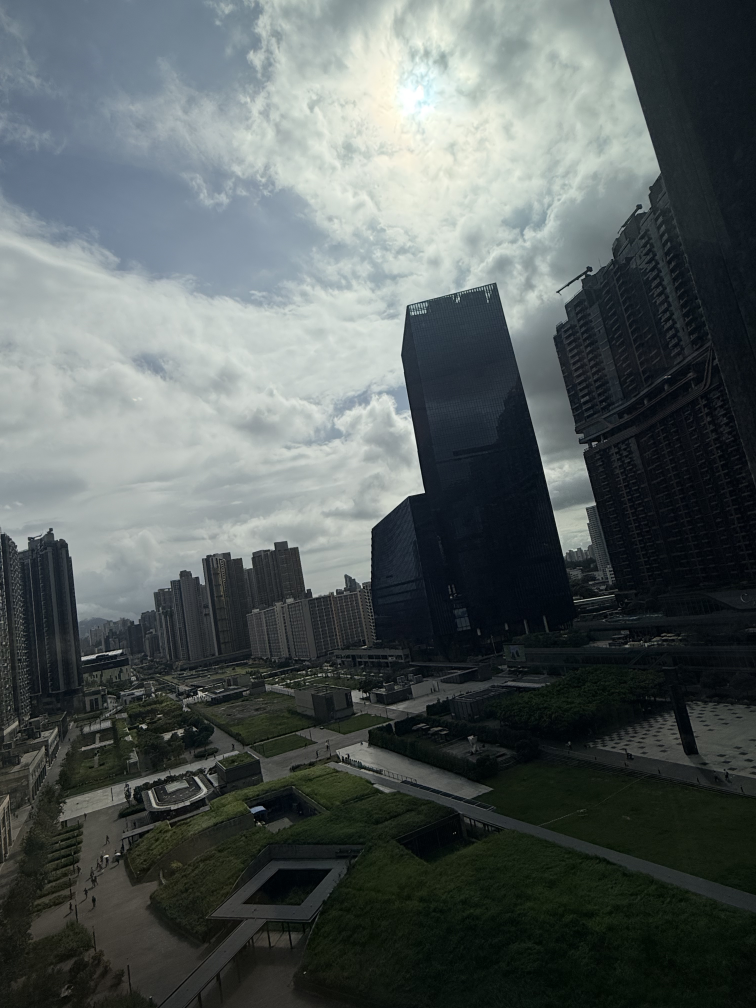
#> input picture original/IMG_3418.jpg, 3024 x 4032 px, given in place of original, which was not available (shown at 1/4 size)
$ python preview_modes.py ../original
#> lines starting #> are read from the running program, lines starting #| are printed output that depends on the picture; pictures that were not available may be replaced by others from this repository, and a replacement may not be noted
### src/preprocessing/image_preprocessor.py
import io
import os

import numpy as np
from PIL import Image, ImageOps

from src.exceptions.preprocessing_error import PreprocessingError
from .preprocessing_config import PreprocessingConfig


class ImagePreprocessor:
    """Decode, orient, composite and resize images through one shared route."""

    def __init__(self, config=None):
        self.config = config if config is not None else PreprocessingConfig()

    def load_image(self, source):
        """Return a detached PIL image; do not resize or close caller streams."""
        try:
            if isinstance(source, Image.Image):
                source.load()
                return source.copy()
            if isinstance(source, (str, os.PathLike)):
                with Image.open(source) as image:
                    image.load()
                    return image.copy()
            if isinstance(source, (bytes, bytearray, memoryview)):
                data = bytes(source)
            elif hasattr(source, "read") and hasattr(source, "seek"):
                source.seek(0)
                data = source.read()
                if not isinstance(data, (bytes, bytearray)):
                    raise TypeError("Image streams must return bytes.")
            else:
                raise TypeError("Expected a path, encoded bytes, binary stream or PIL image.")
            with Image.open(io.BytesIO(data)) as image:
                image.load()
                return image.copy()
        except (OSError, ValueError, TypeError, SyntaxError) as error:
            raise PreprocessingError(f"Cannot decode image: {error}") from error

    def normalise_orientation_and_colour(self, image):
        if not isinstance(image, Image.Image):
            raise PreprocessingError("Expected a PIL image for orientation/colour conversion.")
        try:
            oriented = ImageOps.exif_transpose(image)
            if "A" in oriented.getbands() or "transparency" in oriented.info:
                foreground = oriented.convert("RGBA")
                background = Image.new("RGBA", foreground.size, (self.config.pad_value,) * 3 + (255,))
                return Image.alpha_composite(background, foreground).convert("RGB")
            return oriented.convert("RGB")
        except (OSError, ValueError, TypeError) as error:
            raise PreprocessingError(f"Cannot normalise image: {error}") from error

    def transform(self, image):
        if isinstance(image, np.ndarray):
            if image.dtype != np.uint8 or image.ndim not in (2, 3):
                raise PreprocessingError("Expected a two/three-dimensional uint8 image array.")
            try:
                image = Image.fromarray(image)
            except (TypeError, ValueError) as error:
                raise PreprocessingError(str(error)) from error
        image = self.normalise_orientation_and_colour(image)
        size = (self.config.image_size,) * 2
        method = Image.Resampling.BILINEAR
        if self.config.resize_mode == "squash":
            result = image.resize(size, resample=method)
        elif self.config.resize_mode == "center_crop":
            edge = min(image.size)
            left = (image.width - edge) // 2
            top = (image.height - edge) // 2
            result = image.crop((left, top, left + edge, top + edge)).resize(size, method)
        else:
            scale = self.config.image_size / max(image.size)
            width = max(1, min(self.config.image_size, round(image.width * scale)))
            height = max(1, min(self.config.image_size, round(image.height * scale)))
            resized = image.resize((width, height), resample=method)
            result = Image.new("RGB", size, (self.config.pad_value,) * 3)
            offset = ((self.config.image_size - width) // 2, (self.config.image_size - height) // 2)
            result.paste(resized, offset)
        return np.array(result, dtype=np.uint8, copy=True, order="C")

    def load(self, source):
        return self.transform(self.load_image(source))

    def load_many(self, sources):
        return [self.load(source) for source in sources]

### src/preprocessing/preprocessing_config.py
from collections.abc import Mapping
from dataclasses import asdict, dataclass, fields

RESIZE_MODES = ("squash", "center_crop", "pad")


@dataclass(frozen=True)
class PreprocessingConfig:
    image_size: int = 256
    resize_mode: str = "squash"
    pad_value: int = 0

    def __post_init__(self):
        if type(self.image_size) is not int or self.image_size < 16:
            raise ValueError("image_size must be an integer of at least 16.")
        if self.resize_mode not in RESIZE_MODES:
            raise ValueError(f"resize_mode must be one of {RESIZE_MODES}.")
        if type(self.pad_value) is not int or not 0 <= self.pad_value <= 255:
            raise ValueError("pad_value must be an integer between 0 and 255.")

    def to_dict(self):
        return asdict(self)

    # [8 lines left out: function from_dict, not called in this run]


DEFAULT_CONFIG = PreprocessingConfig()

### tools/preview_modes.py
#!/usr/bin/env python3
"""Show what the model actually receives under each resize mode (one row per photo).

    python tools/preview_modes.py temp/probe/photo1.jpg temp/probe/photo2.jpg
    -> outputs/diagnostics/preprocessing_modes.png   (original | squash | center_crop | pad)

Uses your real ImagePreprocessor, so the pictures are exactly the arrays fed to the feature extractor.
"""
from __future__ import annotations

import argparse
import sys
from pathlib import Path

from PIL import Image, ImageDraw, ImageOps

sys.path.insert(0, str(Path(__file__).resolve().parents[1]))
try:
    from src.preprocessing import ImagePreprocessor, PreprocessingConfig
except ImportError:  # adjust here if your package layout differs
    from src.preprocessing.image_preprocessor import ImagePreprocessor
    from src.preprocessing.preprocessing_config import PreprocessingConfig

MODES = ("squash", "center_crop", "pad")
CELL, LABEL_HEIGHT = 256, 18


def main(argv: list[str] | None = None) -> int:
    parser = argparse.ArgumentParser(description=__doc__, formatter_class=argparse.RawDescriptionHelpFormatter)
    parser.add_argument("photos", nargs="+", type=Path)
    parser.add_argument("--out", type=Path, default=Path("outputs/diagnostics/preprocessing_modes.png"))
    args = parser.parse_args(argv)

    processors = {m: ImagePreprocessor(PreprocessingConfig(image_size=CELL, resize_mode=m)) for m in MODES}
    columns = ("original",) + MODES
    sheet = Image.new("RGB", (CELL * len(columns), (CELL + LABEL_HEIGHT) * len(args.photos)), "white")
#> sheet: PIL image 1024x274 RGB; every value is 255
    draw = ImageDraw.Draw(sheet)
    for row, photo in enumerate(args.photos):
        top = row * (CELL + LABEL_HEIGHT)
        with Image.open(photo) as opened:
#> opened is the input picture: PIL image 3024x4032 RGB; mean R, G, B 85.1, 92.9, 92.3
            original = ImageOps.exif_transpose(opened).convert("RGB")
        thumb = original.copy()
        thumb.thumbnail((CELL, CELL))
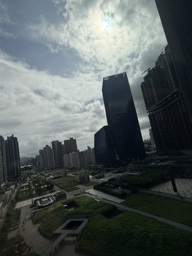
#> thumb: PIL image 192x256 RGB; mean R, G, B 85, 92.8, 92.2
        sheet.paste(thumb, ((CELL - thumb.width) // 2, top + LABEL_HEIGHT + (CELL - thumb.height) // 2))
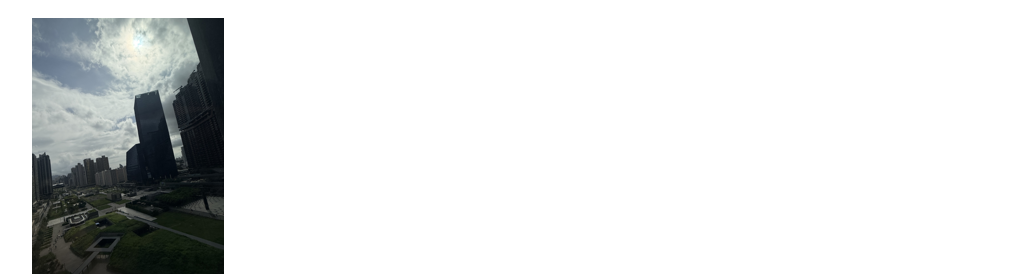
#> sheet: PIL image 1024x274 RGB; mean R, G, B 225.2, 226.6, 226.5
        draw.text((4, top + 2), f"{photo.name[:34]}  {original.width}x{original.height}", fill="black")
        for column, mode in enumerate(MODES, start=1):
            array = processors[mode].load(photo)
#> in transform, `result = image.resize(size, resample=method)`:
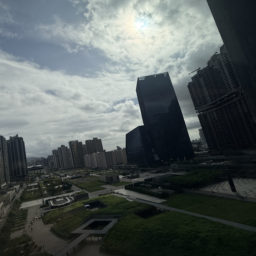
#> result: PIL image 256x256 RGB; mean R, G, B 85.1, 92.9, 92.3
            sheet.paste(Image.fromarray(array), (column * CELL, top + LABEL_HEIGHT))
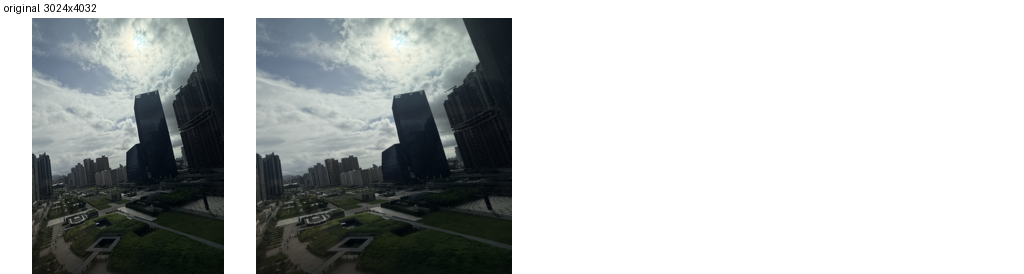
#> sheet: PIL image 1024x274 RGB; mean R, G, B 185.3, 188.5, 188.3
            draw.text((column * CELL + 4, top + 2), mode, fill="black")
    args.out.parent.mkdir(parents=True, exist_ok=True)
    sheet.save(args.out)
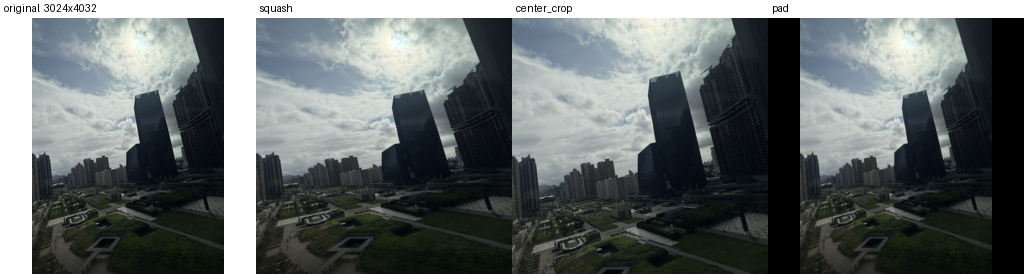
#> saved as preprocessing_modes.png: PIL image 1024x274 RGB; mean R, G, B 101.1, 107.4, 107.1
    print(f"Saved {args.out} ({len(args.photos)} photos x {len(columns)} columns)")
    return 0


if __name__ == "__main__":
    raise SystemExit(main())
#> (the program exits here)

$ run again, on original/IMG_3419.jpg
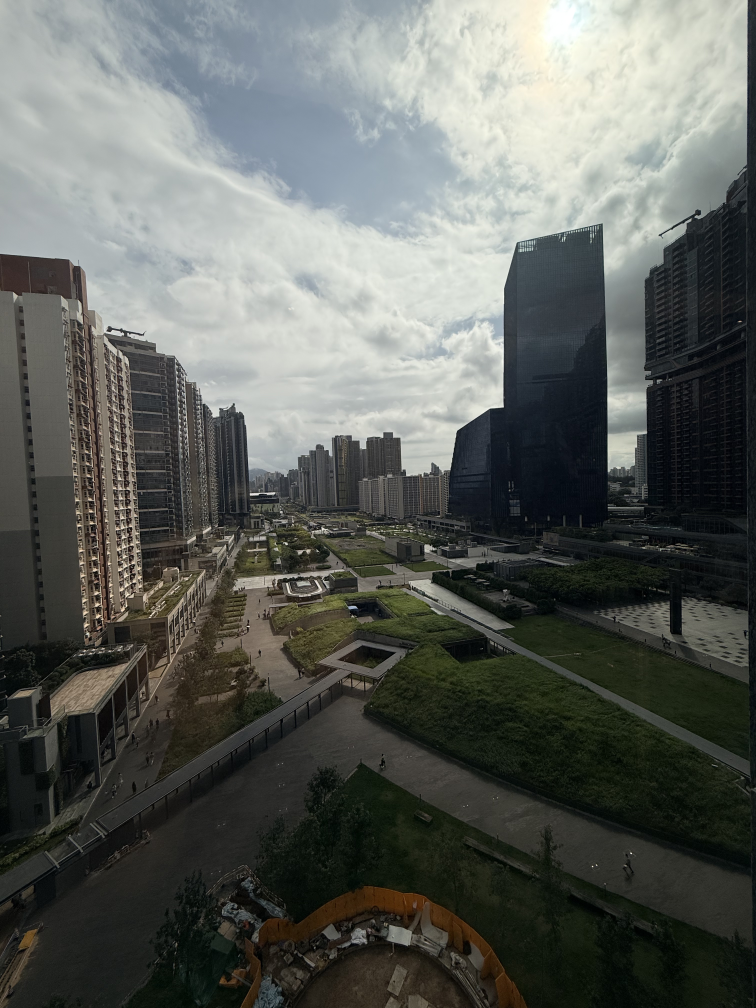
#> input picture original/IMG_3419.jpg, 3024 x 4032 px, given in place of original, which was not available (shown at 1/4 size)
#> in main, opened is the input picture: PIL image 3024x4032 RGB; mean R, G, B 93.3, 96.5, 91.9
#> in transform, `result = image.resize(size, resample=method)`:
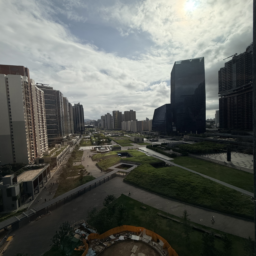
#> result: PIL image 256x256 RGB; mean R, G, B 93.3, 96.5, 91.9
#> in main, `sheet.save(args.out)`:
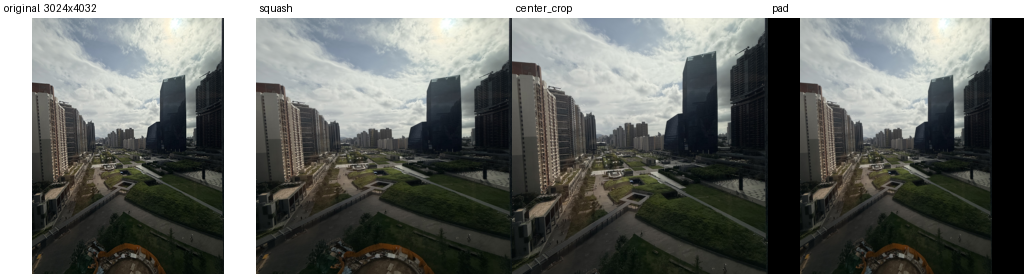
#> saved as preprocessing_modes.png: PIL image 1024x274 RGB; mean R, G, B 106.3, 108.9, 105.2

$ run again, on original/IMG_3767.jpg
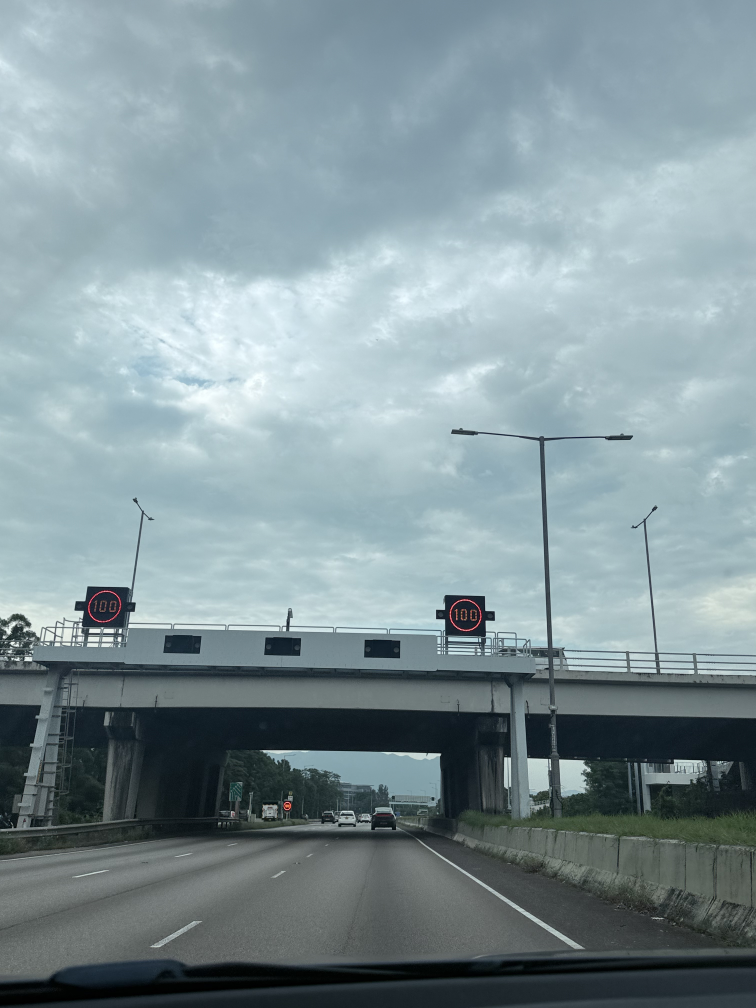
#> input picture original/IMG_3767.jpg, 3024 x 4032 px, given in place of original, which was not available (shown at 1/4 size)
#> in main, opened is the input picture: PIL image 3024x4032 RGB; mean R, G, B 129.8, 147.5, 152.8
#> in transform, `result = image.resize(size, resample=method)`:
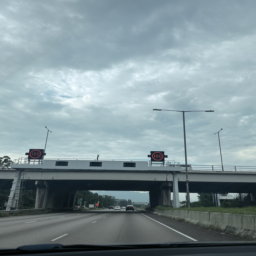
#> result: PIL image 256x256 RGB; mean R, G, B 129.8, 147.5, 152.8
#> in main, `sheet.save(args.out)`:
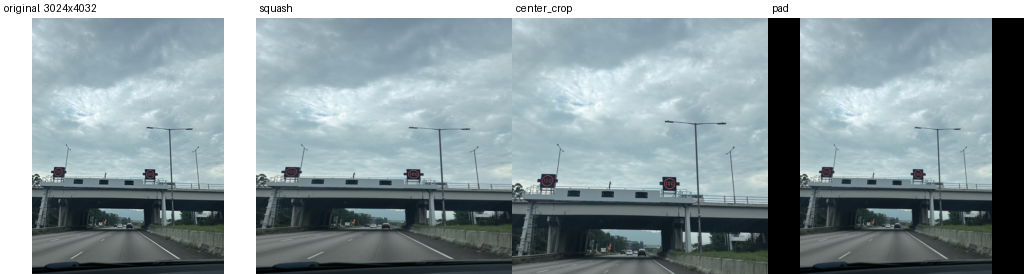
#> saved as preprocessing_modes.png: PIL image 1024x274 RGB; mean R, G, B 139.2, 154, 158.3
